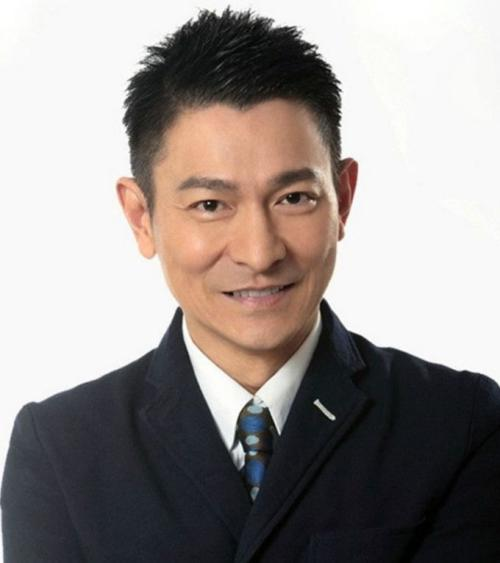
#> input picture liudehua.jpg, 500 x 563 px, found by its file name
$ python face.py
#> lines starting #> are read from the running program, lines starting #| are printed output that depends on the picture; after the words box and inside, x2 and y2 are one past the last pixel; in counts of white or black regions, pixels touching at a corner belong together
import numpy as np
import cv2

img = "C:/Users/Administrator/PycharmProjects/your-eyes/liudehua.jpg"

classfier = cv2.CascadeClassifier('C:/Users/Administrator/PycharmProjects/your-eyes/resources'
                                  '/haarcascade_eye_tree_eyeglasses.xml')


def discern():
    # 读取图片
    frame = cv2.imread(img)
#> frame is the input picture: shape (563, 500, 3); mean B, G, R 141.8, 144.4, 151.2
    # 灰度转换
    grey = cv2.cvtColor(frame, cv2.COLOR_BGR2GRAY)
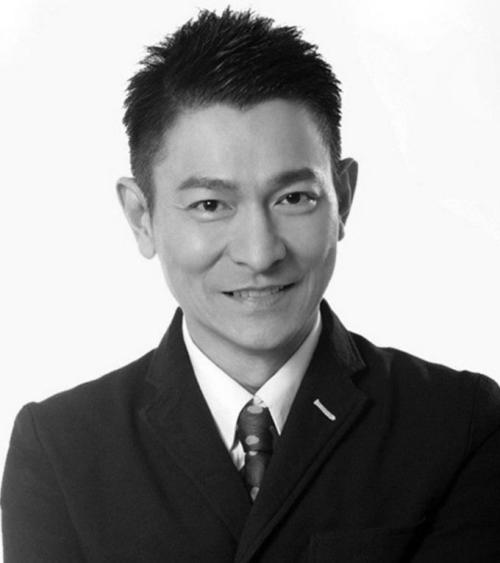
#> grey: shape (563, 500); min 0, max 255, mean 146.1
    # 人脸检测
    rects = classfier.detectMultiScale(grey, scaleFactor=1.2, minNeighbors=3, minSize=(32, 32))
#> rects = [[187, 184, 44, 44], [271, 176, 47, 47]]
    if len(rects) > 0:
        for rect in rects:
            x, y, w, h = rect
            # 打马赛克
            frame[y + 10:y + h - 10, x:x + w, 0] = np.random.normal(size=(h - 20, w))
            frame[y + 10:y + h - 10, x:x + w, 1] = np.random.normal(size=(h - 20, w))
            frame[y + 10:y + h - 10, x:x + w, 2] = np.random.normal(size=(h - 20, w))
#> this loop made 2 passes
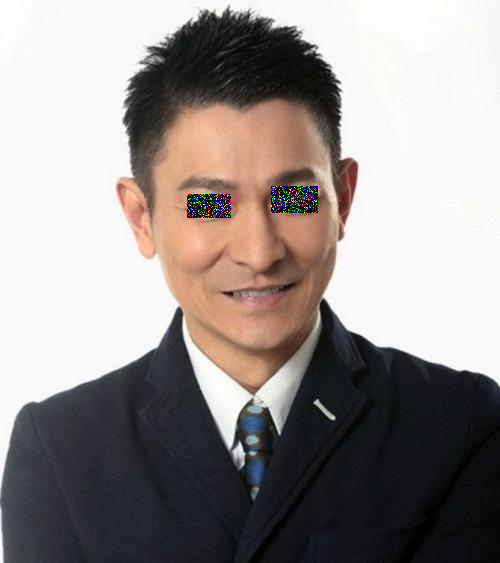
#> frame: shape (563, 500, 3); 0.83% of pixels changed, all inside (x1, y1, x2, y2) = (187, 186, 318, 218)
        # 保存图片
        cv2.imwrite("liudehua2.jpg",frame)


if __name__ == '__main__':
    discern()
